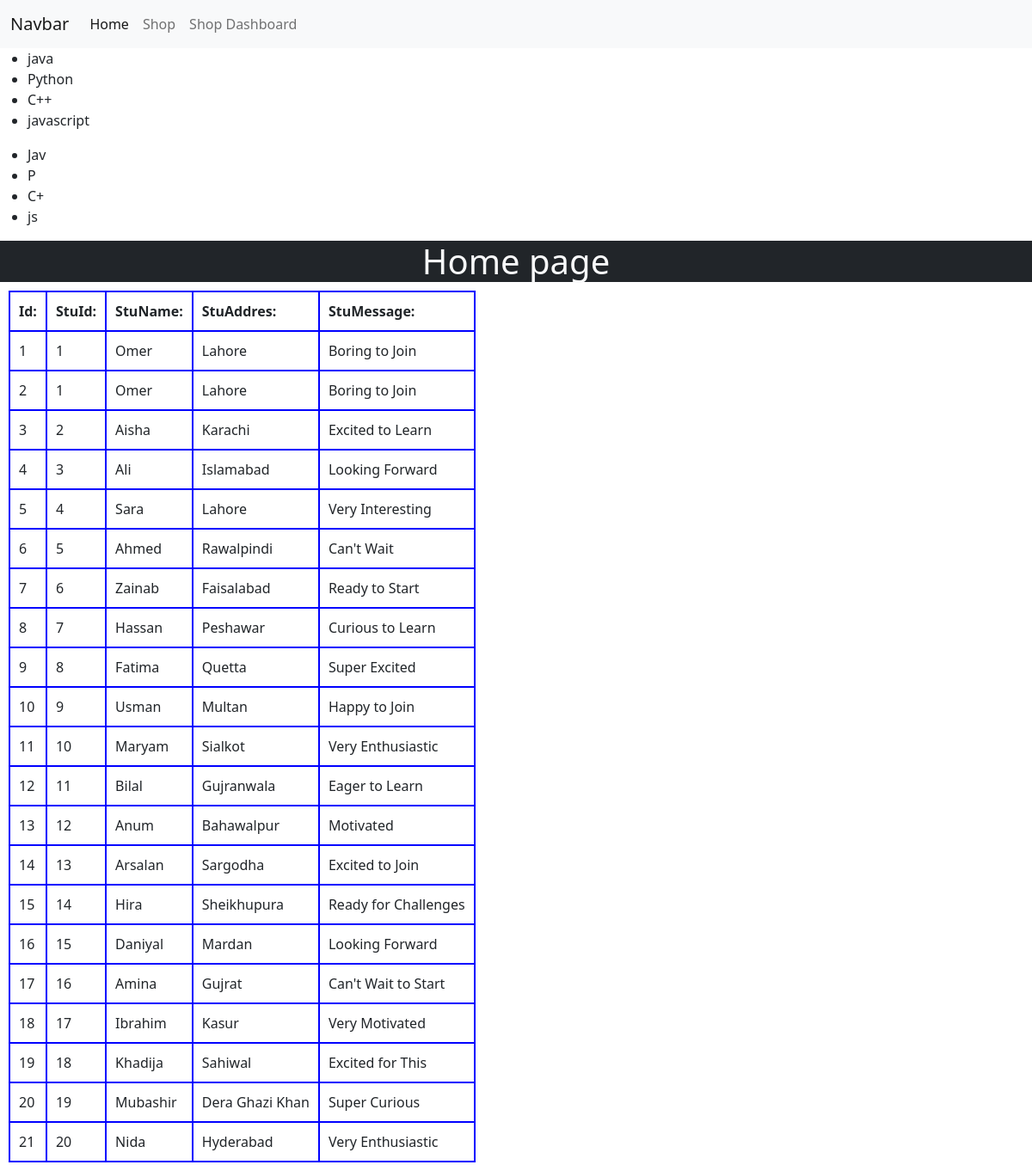
The page / on the database its author committed.
### shop/models.py (models this page shows)
class student(models.Model):
    stuid = models.IntegerField()
    stuName =  models.CharField(max_length=70)
    stuAddress = models.CharField(max_length=70)
    stuMessage = models.CharField( max_length=50,default="NAN")

### ecomerce/views.py (the view)
# urls.py: path("", views.defaulthome, name="defaulthome"),
def defaulthome(request):
    stu = student.objects.all().values()
    return render(request,'core.html',{'stu':stu})
    return render

### templates/core.html (shortened to what this page needs)
<!DOCTYPE html>
{% load static %}
<html lang="en">
<head>
    <link rel="stylesheet" href="{% static 'css/style.css' %}">
    <link href="https://cdn.jsdelivr.net/npm/bootstrap@5.0.2/dist/css/bootstrap.min.css" rel="stylesheet">
</head>
<body>
    <nav class="navbar navbar-expand-lg navbar-light bg-light">
        <div class="container-fluid">
          <a class="navbar-brand" href="{% url "defaulthome" %}">Navbar</a>
          <div class="collapse navbar-collapse" id="navbarNavDropdown">
            <ul class="navbar-nav">
              <li class="nav-item">
                <a class="nav-link active" aria-current="page" href="{% url "defaulthome" %}">Home</a>
              </li>
              <li class="nav-item">
                <a class="nav-link" href="{% url "shop" %}">Shop</a>
              </li>
              <li class="nav-item">
                <a class="nav-link" href="{% url "shopdashboard" %}">Shop Dashboard</a>
              </li>
            </ul>
          </div>
        </div>
      </nav>
      {% include "top.html" with p="P" c="C+" j="Jav" js="js" only %}
    {% block heading %}
    <h1 class="text-light bg-dark text-center">Home page</h1>
      <table border="2px solid black">
        <thead>
          <tr>
            <th>Id: </th>
            <th>StuId: </th>
            <th>StuName: </th>
            <th>StuAddres: </th>
            <th>StuMessage: </th>
          </tr>
        </thead>
        <tbody>
          {% if stu %}
            {% for x  in stu  %}
              <tr>
                <td>{{x.id}}</td>
                <td>{{x.stuid}}</td>
                <td>{{x.stuName}}</td>
                <td>{{x.stuAddress}}</td>
                <td>{{x.stuMessage}}</td>
              </tr>
            {% endfor %}
          {% endif %}
        </tbody>
      </table>
    {% endblock heading %}
</body>
</html>

### templates/top.html
<ul>
    <li>java</li>
    <li>Python</li>
    <li>C++</li>
    <li>javascript</li>
</ul>
<ul>
    <li>{{j}}</li>
    <li>{{p}}</li>
    <li>{{c}}</li>
    <li>{{js}}</li>
</ul>

### static/css/style.css (style rules this page uses)
* { margin: 0; padding: 0; box-sizing: border-box; }
table > th,td { border: 2px solid green; }

### templates/core.html (style rules this page uses)
table { margin:10px }
th,td { margin:5px; padding:10px; border:2px solid blue; }

### rows shown on the page
student: id "1", stuid "1", stuName "Omer", stuAddress "Lahore", stuMessage "Boring to Join"
student: id "2", stuid "1", stuName "Omer", stuAddress "Lahore", stuMessage "Boring to Join"
student: id "3", stuid "2", stuName "Aisha", stuAddress "Karachi", stuMessage "Excited to Learn"
student: id "4", stuid "3", stuName "Ali", stuAddress "Islamabad", stuMessage "Looking Forward"
student: id "5", stuid "4", stuName "Sara", stuAddress "Lahore", stuMessage "Very Interesting"
student: id "6", stuid "5", stuName "Ahmed", stuAddress "Rawalpindi", stuMessage "Can't Wait"
student: id "7", stuid "6", stuName "Zainab", stuAddress "Faisalabad", stuMessage "Ready to Start"
student: id "8", stuid "7", stuName "Hassan", stuAddress "Peshawar", stuMessage "Curious to Learn"
student: id "9", stuid "8", stuName "Fatima", stuAddress "Quetta", stuMessage "Super Excited"
student: id "10", stuid "9", stuName "Usman", stuAddress "Multan", stuMessage "Happy to Join"
student: id "11", stuid "10", stuName "Maryam", stuAddress "Sialkot", stuMessage "Very Enthusiastic"
student: id "12", stuid "11", stuName "Bilal", stuAddress "Gujranwala", stuMessage "Eager to Learn"
student: id "13", stuid "12", stuName "Anum", stuAddress "Bahawalpur", stuMessage "Motivated"
student: id "14", stuid "13", stuName "Arsalan", stuAddress "Sargodha", stuMessage "Excited to Join"
student: id "15", stuid "14", stuName "Hira", stuAddress "Sheikhupura", stuMessage "Ready for Challenges"
student: id "16", stuid "15", stuName "Daniyal", stuAddress "Mardan", stuMessage "Looking Forward"
student: id "17", stuid "16", stuName "Amina", stuAddress "Gujrat", stuMessage "Can't Wait to Start"
student: id "18", stuid "17", stuName "Ibrahim", stuAddress "Kasur", stuMessage "Very Motivated"
student: id "19", stuid "18", stuName "Khadija", stuAddress "Sahiwal", stuMessage "Excited for This"
student: id "20", stuid "19", stuName "Mubashir", stuAddress "Dera Ghazi Khan", stuMessage "Super Curious"
student: id "21", stuid "20", stuName "Nida", stuAddress "Hyderabad", stuMessage "Very Enthusiastic"

### other values the page prints
{{ j }} "Jav"
{{ p }} "P"
{{ c }} "C+"
{{ js }} "js"
